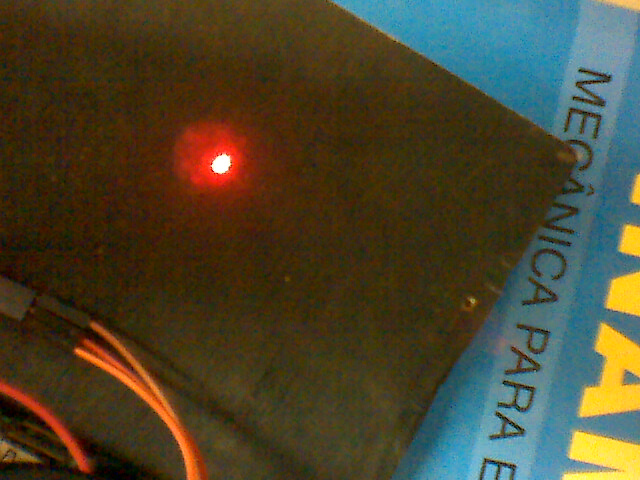
//> input picture ler_laser/laser3.jpg, 640 x 480 px
$ ./laser   (built with g++ and OpenCV 4)
//> lines starting //> are read from the running program, lines starting //| are printed output that depends on the picture; after the words box and inside, x2 and y2 are one past the last pixel; in counts of white or black regions, pixels touching at a corner belong together
#include <iostream>
#include "opencv2/opencv.hpp"
#include "opencv2/core/core.hpp"
#include "opencv2/highgui/highgui.hpp"

using namespace cv;
using namespace std;

int main(){
    Mat src = imread("laser3.jpg",1);
//> src is the input picture: 480 rows x 640 cols, CV_8UC3; mean B, G, R 45.5, 68.4, 74.5

Mat hsv, canny, black;
vector<vector<Point> > contours;
vector<Vec4i> hierarchy;

    //cvtColor(src, hsv, COLOR_BGR2HSV);
    inRange(src, Scalar(180, 180, 240), Scalar(255, 255, 255), black);
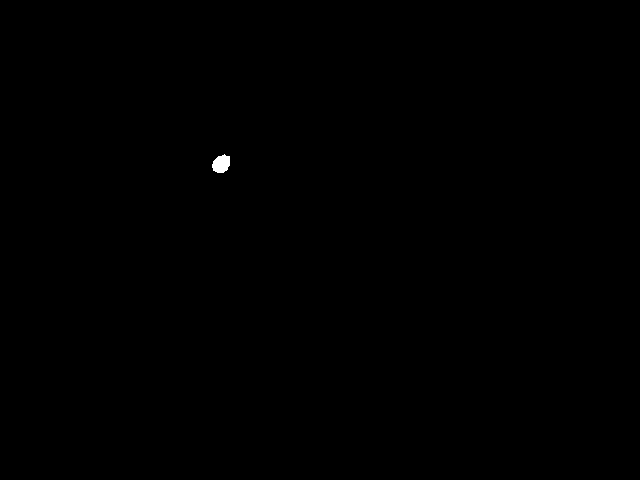
//> black: 480 rows x 640 cols, CV_8UC1; 0.08% white; 1 white region, box (x1, y1, x2, y2) and area: (212, 154, 230, 173) 256

    Canny(black, canny, 50, 150, 3);
//> canny: 480 rows x 640 cols, CV_8UC1; 0.02% white in thin lines or dots, all inside (x1, y1, x2, y2) = (211, 154, 230, 173)

    findContours(canny, contours, hierarchy, CV_RETR_EXTERNAL, CHAIN_APPROX_SIMPLE, Point(0, 0));
//> contours = 1 contour; box (x1, y1, x2, y2) and area: (211, 154, 230, 173) 254

    // pega o momento
    vector<Moments> mu(contours.size());
//> mu = 1 item
    for (int i = 0; i < contours.size(); i++)
    {
      mu[i] = moments(contours[i], false);
    }
//> this loop made 1 pass

    // pega o centro do objeto.
    vector<Point2f> mc(contours.size());
//> mc = 1 Point (x, y): [0, 0]
    for (int i = 0; i < contours.size(); i++)
    {
      double a = contourArea(contours[i], false);
      mc[i] = Point2f(mu[i].m10 / mu[i].m00, mu[i].m01 / mu[i].m00);
    }
//> this loop made 1 pass
//> a on pass 1: 254


    // desenha

    Mat drawing(canny.size(), CV_8UC3, Scalar(255, 255, 255));
    for (int i = 0; i < contours.size(); i++)
    {
      double a = contourArea(contours[i], false);
      if (a > 0)
      {

        Scalar color1 = Scalar(0, 255, 0); // B G R values

        circle(src, mc[i], 2, color1, -1, 8, 0);
        float x = mc[i].x;
        float y = mc[i].y;
        cout << "Coordenada X = " << x << " Coordenada Y = "<< y << endl;
      }
    }
//> this loop made 1 pass
//> (a, x, y) on pass 1: (254, 220.7, 163.4)
//| Coordenada X = 220.728 Coordenada Y = 163.408
//> src: 480 rows x 640 cols, CV_8UC3; 13 pixels changed, all inside (x1, y1, x2, y2) = (219, 161, 224, 166)

imshow( "origial",src);
//imshow( "hsv",hsv);
imshow( "black",black);
imshow( "canny",canny);
waitKey(0);

    waitKey(0);

    return 0;
}

$ run again, with ler_laser/laser2.jpg copied over ler_laser/laser3.jpg
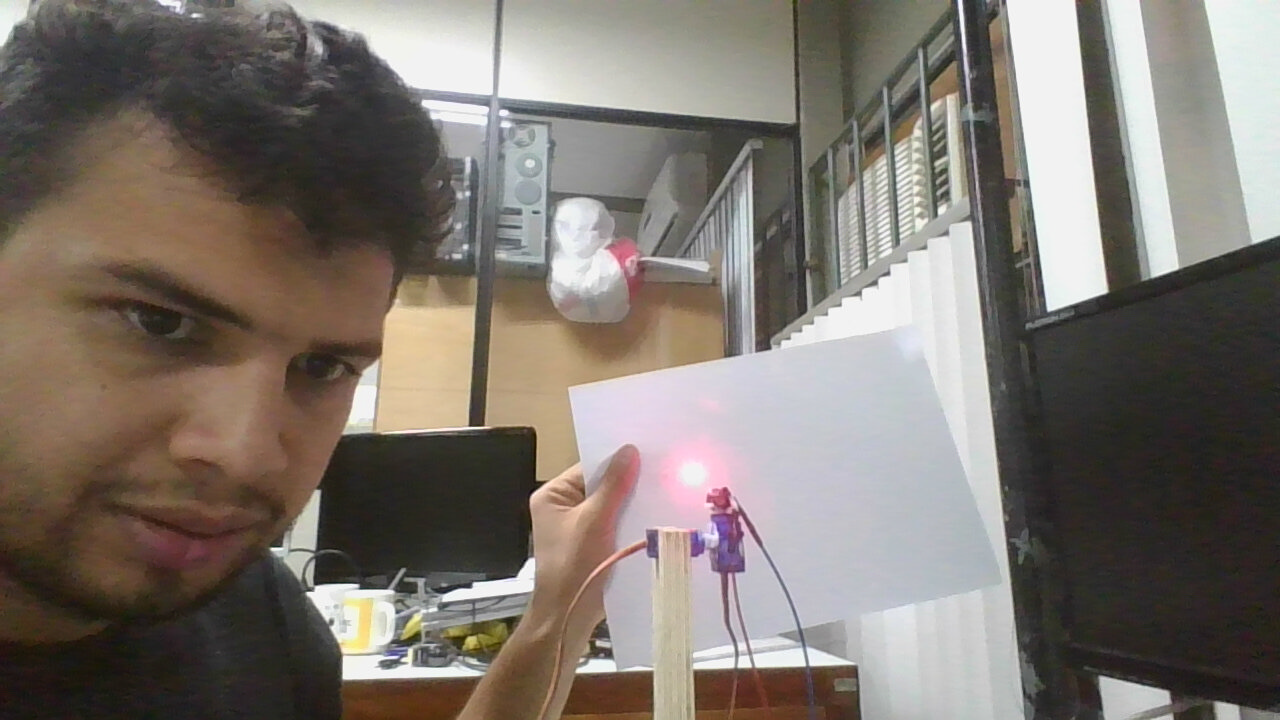
//> input picture ler_laser/laser2.jpg, 1280 x 720 px
//> src is the input picture: 720 rows x 1280 cols, CV_8UC3; mean B, G, R 110.1, 117.4, 125.3
//> `inRange(src, Scalar(180, 180, 240), Scalar(255, 255, 255), black);`:
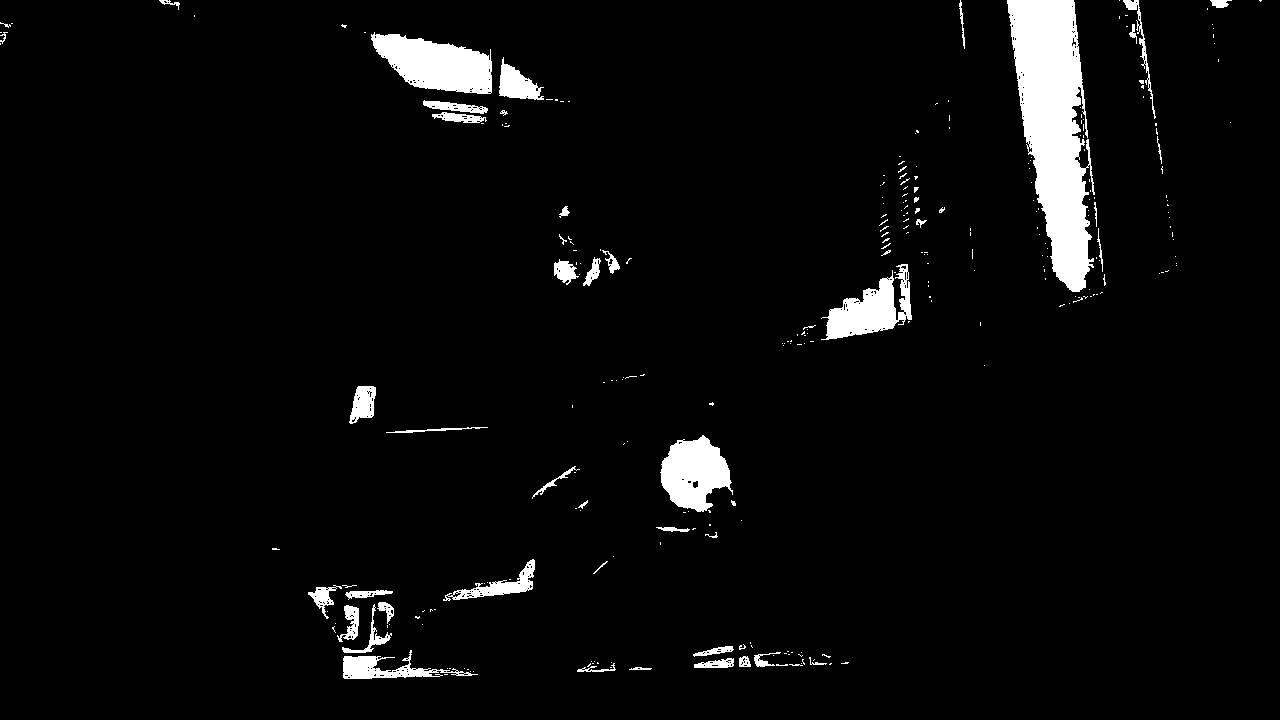
//> black: 720 rows x 1280 cols, CV_8UC1; 4.1% white; 286 white regions (236 under 20 px), largest, box (x1, y1, x2, y2) and area: (1007, 0, 1095, 292) 15106, (371, 32, 492, 94) 4797, (660, 435, 733, 512) 3637
//> canny: 720 rows x 1280 cols, CV_8UC1; 0.91% white in thin lines or dots
//> contours = 705 contours, 696 with area under 20; largest, box (x1, y1, x2, y2) and area: (422, 100, 488, 114) 464, (1075, 139, 1089, 182) 186, (738, 655, 751, 668) 84, (373, 650, 456, 676) 30, (518, 559, 535, 583) 26
//> mu = 705 items
//> the loop `for (int i = 0; i < contours.size(); i++)` made 705 passes
//> a on passes 1 to 3: 0.5, 0, 0
//> after the loop `for (int i = 0; i < contours.size(); i++)`: mc = 705 Points (x, y), first 12: [441.7, 675.7], [nan, nan], [nan, nan], [391, 674.3], [374.3, 674.3], [351.1, 674.9], [nan, nan], [nan, nan], [391.2, 675], [476.7, 674], [448.2, 674], [nan, nan]
//> the loop `for (int i = 0; i < contours.size(); i++)` made 705 passes
//> (a, x, y) on passes 1, 4, 5, 6, 9, 10, 11, 16: (0.5, 441.7, 675.7), (1, 391, 674.3), (0.5, 374.3, 674.3), (3.5, 351.1, 674.9), (14.5, 391.2, 675), (1, 476.7, 674), (1, 448.2, 674), (1, 441.5, 671.7)
//> (printed output is left out)
//> after the loop `for (int i = 0; i < contours.size(); i++)`:
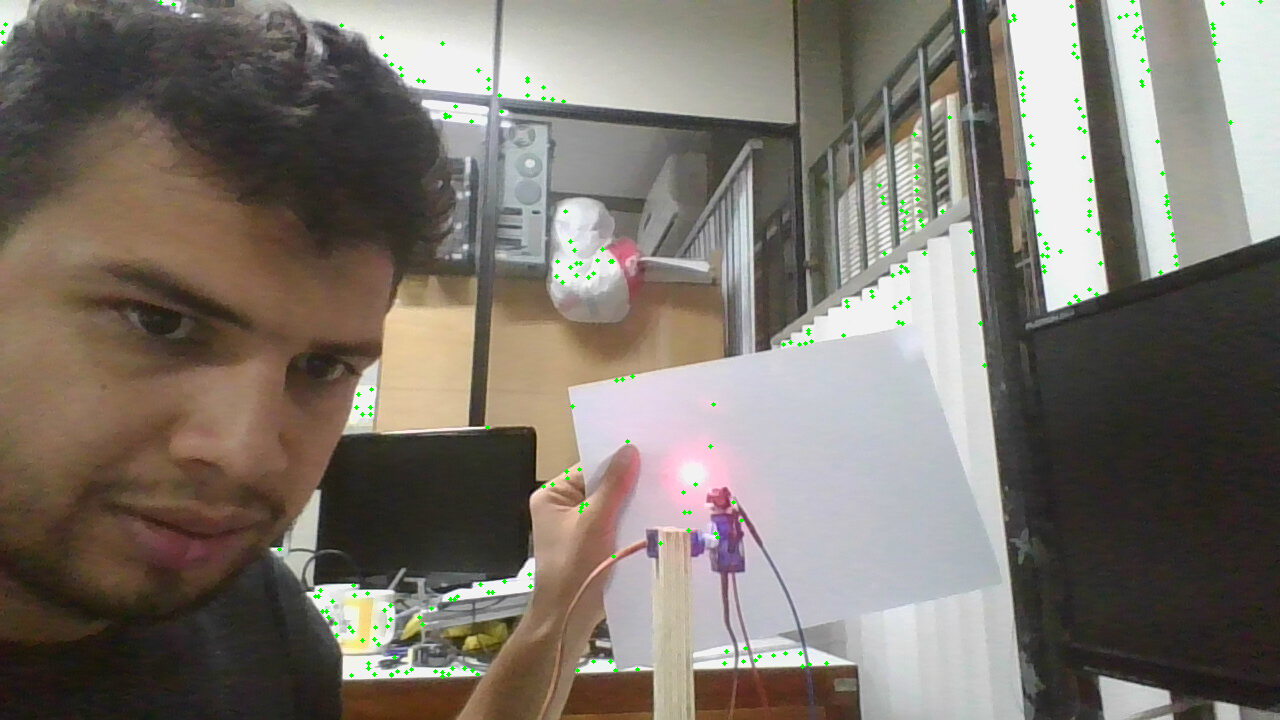
//> src: 720 rows x 1280 cols, CV_8UC3; 0.39% of pixels changed, all inside (x1, y1, x2, y2) = (0, 0, 1263, 679)
